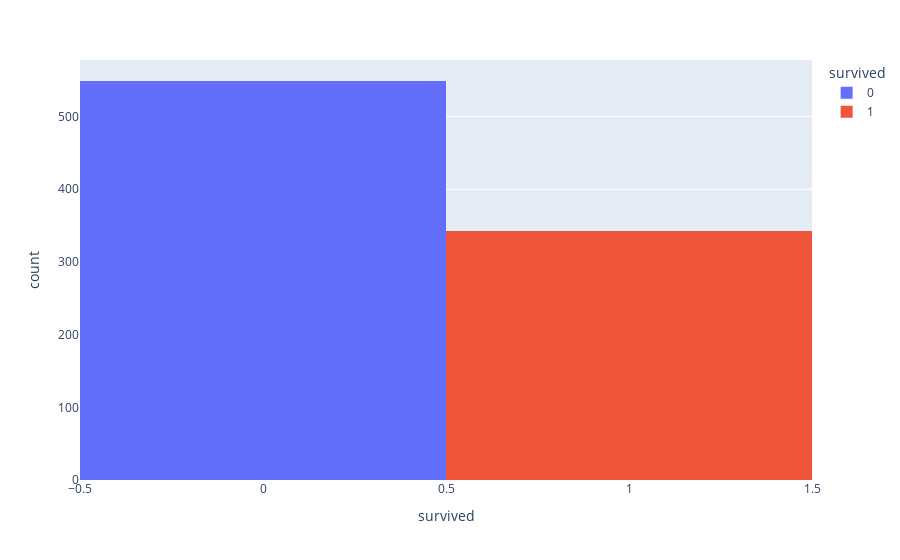
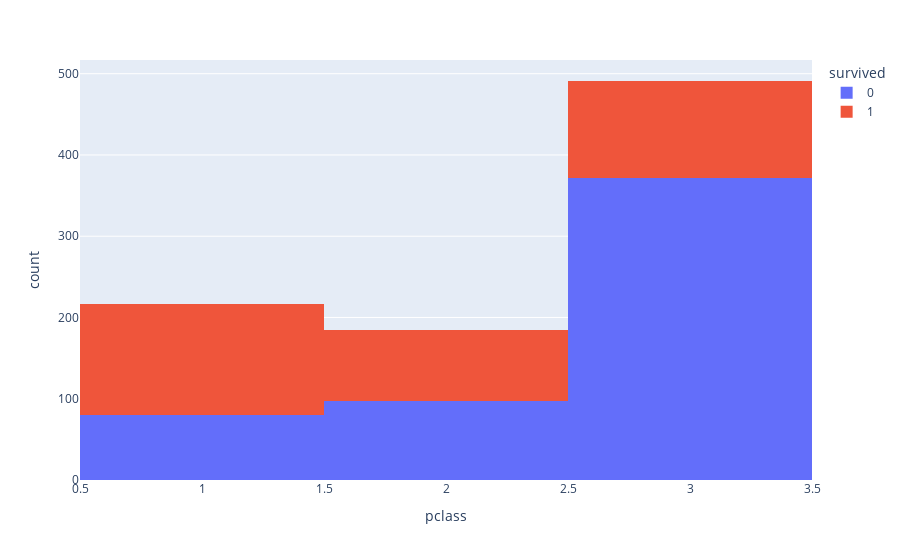
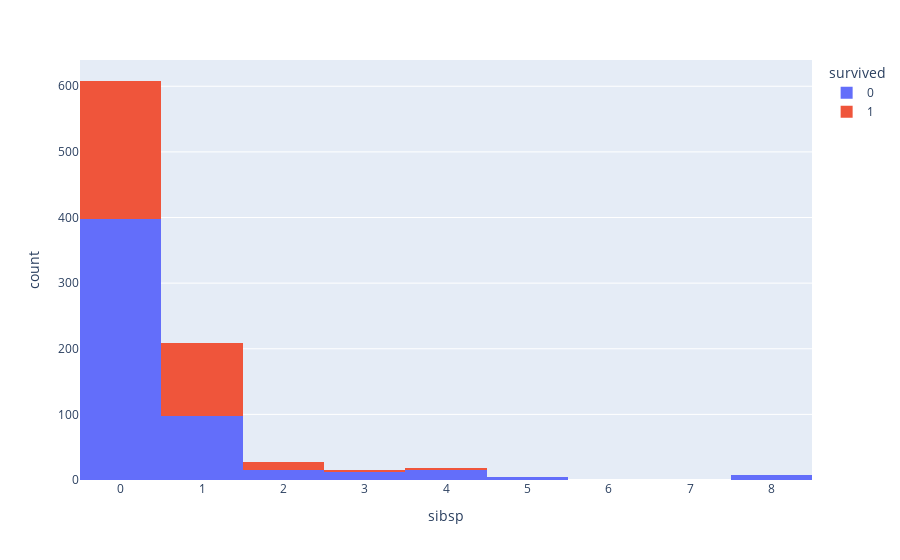
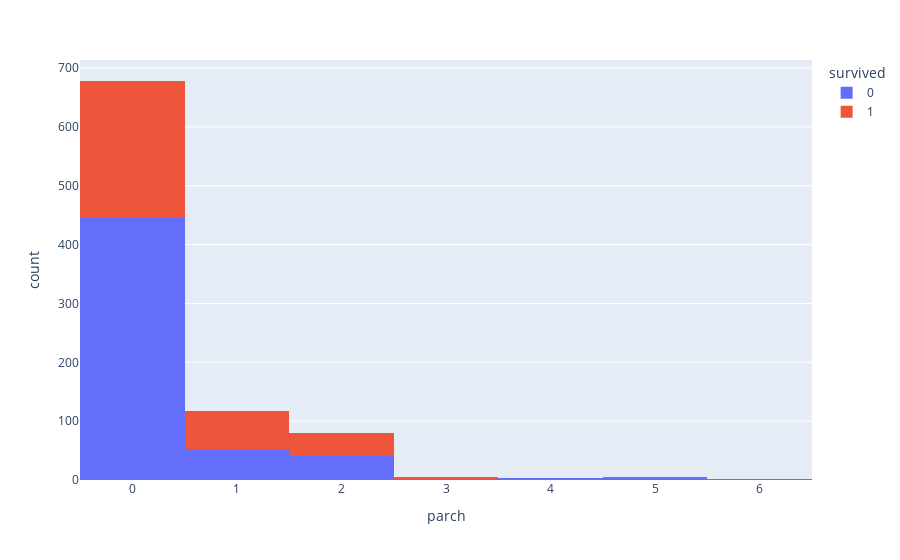

These figures' notebook cell, in order:
### Code cell
# making a for loop to showing the distrubtion of the numrical columns
for col in train.select_dtypes(include='number'):
    fig = px.histogram(train, x=col, color='survived')
    fig.show()

### Figure 1 — Plotly figure (JSON) as saved in the notebook; plotly's stock layout.template omitted (floating-point values rounded to 4 significant figures; data arrays with more than 128 entries replaced by an {"elided": "..."} marker saying what was removed)
{"data": [{"alignmentgroup": "True", "bingroup": "x", "hovertemplate": "survived=%{x}<br>count=%{y}<extra></extra>", "legendgroup": "0", "marker": {"color": "#636efa", "pattern": {"shape": ""}}, "name": "0", "offsetgroup": "0", "orientation": "v", "showlegend": true, "type": "histogram", "x": {"elided": "549 int values"}, "xaxis": "x", "yaxis": "y"}, {"alignmentgroup": "True", "bingroup": "x", "hovertemplate": "survived=%{x}<br>count=%{y}<extra></extra>", "legendgroup": "1", "marker": {"color": "#EF553B", "pattern": {"shape": ""}}, "name": "1", "offsetgroup": "1", "orientation": "v", "showlegend": true, "type": "histogram", "x": {"elided": "342 int values"}, "xaxis": "x", "yaxis": "y"}], "layout": {"barmode": "relative", "legend": {"title": {"text": "survived"}, "tracegroupgap": 0}, "margin": {"t": 60}, "xaxis": {"anchor": "y", "categoryarray": [0, 1], "categoryorder": "array", "domain": [0, 1], "title": {"text": "survived"}}, "yaxis": {"anchor": "x", "domain": [0, 1], "title": {"text": "count"}}}}

### Figure 2 — Plotly figure (JSON) as saved in the notebook; plotly's stock layout.template omitted (floating-point values rounded to 4 significant figures; data arrays with more than 128 entries replaced by an {"elided": "..."} marker saying what was removed)
{"data": [{"alignmentgroup": "True", "bingroup": "x", "hovertemplate": "survived=0<br>pclass=%{x}<br>count=%{y}<extra></extra>", "legendgroup": "0", "marker": {"color": "#636efa", "pattern": {"shape": ""}}, "name": "0", "offsetgroup": "0", "orientation": "v", "showlegend": true, "type": "histogram", "x": {"elided": "549 int values"}, "xaxis": "x", "yaxis": "y"}, {"alignmentgroup": "True", "bingroup": "x", "hovertemplate": "survived=1<br>pclass=%{x}<br>count=%{y}<extra></extra>", "legendgroup": "1", "marker": {"color": "#EF553B", "pattern": {"shape": ""}}, "name": "1", "offsetgroup": "1", "orientation": "v", "showlegend": true, "type": "histogram", "x": {"elided": "342 int values"}, "xaxis": "x", "yaxis": "y"}], "layout": {"barmode": "relative", "legend": {"title": {"text": "survived"}, "tracegroupgap": 0}, "margin": {"t": 60}, "xaxis": {"anchor": "y", "domain": [0, 1], "title": {"text": "pclass"}}, "yaxis": {"anchor": "x", "domain": [0, 1], "title": {"text": "count"}}}}

### Figure 3 — Plotly figure (JSON) as saved in the notebook; plotly's stock layout.template omitted (floating-point values rounded to 4 significant figures; data arrays with more than 128 entries replaced by an {"elided": "..."} marker saying what was removed)
{"data": [{"alignmentgroup": "True", "bingroup": "x", "hovertemplate": "survived=0<br>sibsp=%{x}<br>count=%{y}<extra></extra>", "legendgroup": "0", "marker": {"color": "#636efa", "pattern": {"shape": ""}}, "name": "0", "offsetgroup": "0", "orientation": "v", "showlegend": true, "type": "histogram", "x": {"elided": "549 int values"}, "xaxis": "x", "yaxis": "y"}, {"alignmentgroup": "True", "bingroup": "x", "hovertemplate": "survived=1<br>sibsp=%{x}<br>count=%{y}<extra></extra>", "legendgroup": "1", "marker": {"color": "#EF553B", "pattern": {"shape": ""}}, "name": "1", "offsetgroup": "1", "orientation": "v", "showlegend": true, "type": "histogram", "x": {"elided": "342 int values"}, "xaxis": "x", "yaxis": "y"}], "layout": {"barmode": "relative", "legend": {"title": {"text": "survived"}, "tracegroupgap": 0}, "margin": {"t": 60}, "xaxis": {"anchor": "y", "domain": [0, 1], "title": {"text": "sibsp"}}, "yaxis": {"anchor": "x", "domain": [0, 1], "title": {"text": "count"}}}}

### Figure 4 — Plotly figure (JSON) as saved in the notebook; plotly's stock layout.template omitted (floating-point values rounded to 4 significant figures; data arrays with more than 128 entries replaced by an {"elided": "..."} marker saying what was removed)
{"data": [{"alignmentgroup": "True", "bingroup": "x", "hovertemplate": "survived=0<br>parch=%{x}<br>count=%{y}<extra></extra>", "legendgroup": "0", "marker": {"color": "#636efa", "pattern": {"shape": ""}}, "name": "0", "offsetgroup": "0", "orientation": "v", "showlegend": true, "type": "histogram", "x": {"elided": "549 int values"}, "xaxis": "x", "yaxis": "y"}, {"alignmentgroup": "True", "bingroup": "x", "hovertemplate": "survived=1<br>parch=%{x}<br>count=%{y}<extra></extra>", "legendgroup": "1", "marker": {"color": "#EF553B", "pattern": {"shape": ""}}, "name": "1", "offsetgroup": "1", "orientation": "v", "showlegend": true, "type": "histogram", "x": {"elided": "342 int values"}, "xaxis": "x", "yaxis": "y"}], "layout": {"barmode": "relative", "legend": {"title": {"text": "survived"}, "tracegroupgap": 0}, "margin": {"t": 60}, "xaxis": {"anchor": "y", "domain": [0, 1], "title": {"text": "parch"}}, "yaxis": {"anchor": "x", "domain": [0, 1], "title": {"text": "count"}}}}
